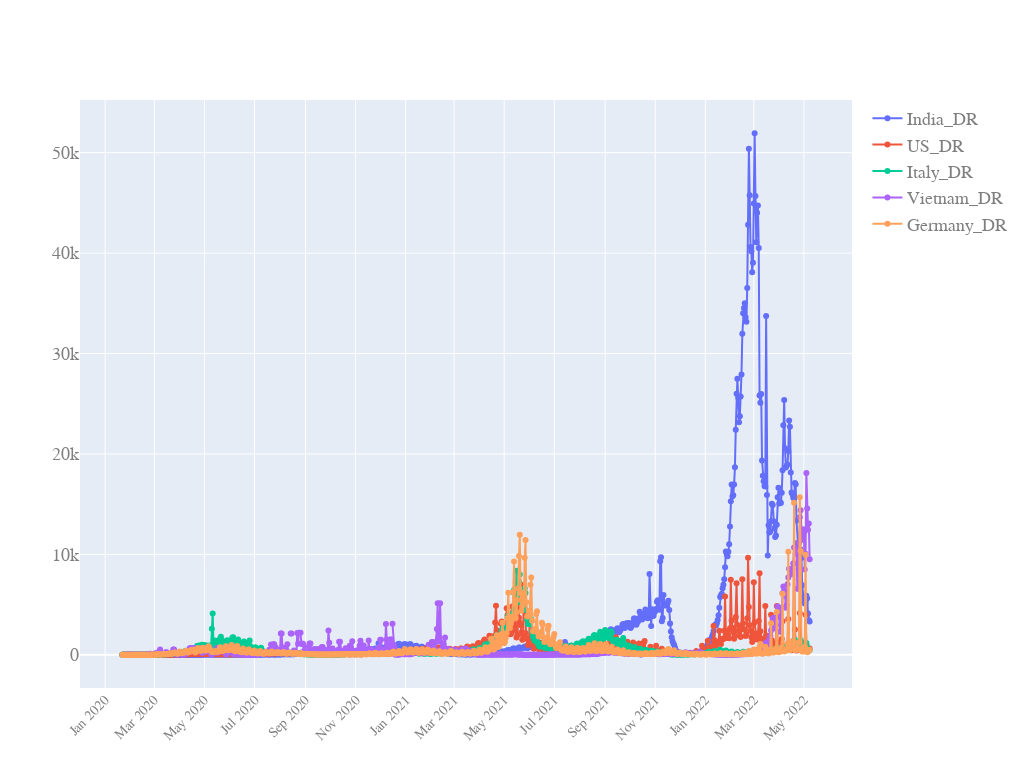

Source (notebook cell):
### Code cell
quick_plot(df_analyse.date, df_analyse.loc[40:,["India_DR", "US_DR", "Italy_DR", "Vietnam_DR","Germany_DR"]], y_scale='linear')

### Figure 1 — Plotly figure (JSON) as saved in the notebook; plotly's stock layout.template omitted (floating-point values rounded to 4 significant figures; data arrays with more than 128 entries replaced by an {"elided": "..."} marker saying what was removed)
{"data": [{"mode": "markers+lines", "name": "India_DR", "type": "scatter", "x": {"elided": "878 str values"}, "y": {"elided": "838 float values"}}, {"mode": "markers+lines", "name": "US_DR", "type": "scatter", "x": {"elided": "878 str values"}, "y": {"elided": "838 float values"}}, {"mode": "markers+lines", "name": "Italy_DR", "type": "scatter", "x": {"elided": "878 str values"}, "y": {"elided": "838 float values"}}, {"mode": "markers+lines", "name": "Vietnam_DR", "type": "scatter", "x": {"elided": "878 str values"}, "y": {"elided": "838 float values"}}, {"mode": "markers+lines", "name": "Germany_DR", "type": "scatter", "x": {"elided": "878 str values"}, "y": {"elided": "838 float values"}}], "layout": {"autosize": true, "font": {"color": "#7f7f7f", "family": "PT Sans, monospace", "size": 18}, "height": 768, "width": 1024, "xaxis": {"nticks": 20, "tickangle": -45, "tickfont": {"color": "#7f7f7f", "size": 14}}, "yaxis": {"type": "linear"}}}
